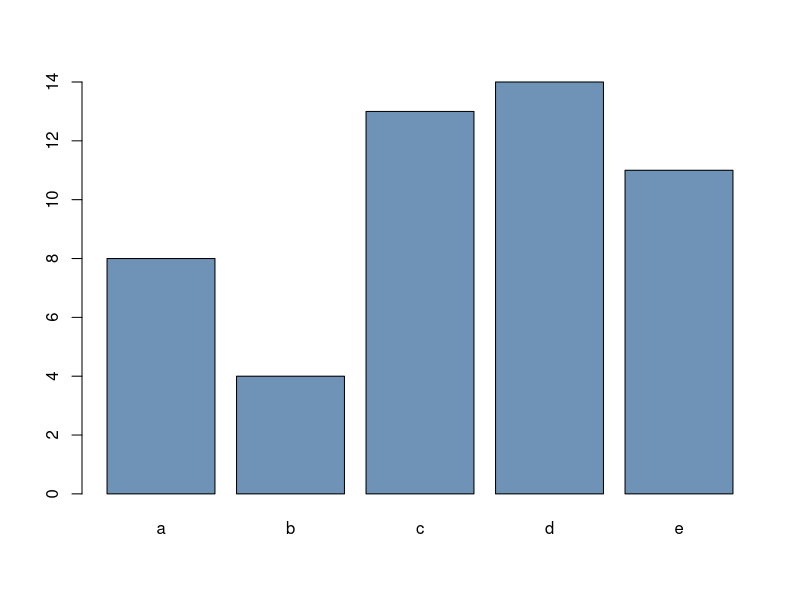

Source code (R):
# Title: bar_2
# Author: Bolun Xu
# Version: 1.0
# Date: 2025/3/28
# Description: barplot 柱状图 颜色

# create dummy data
data <- data.frame(
  name=letters[1:5],
  value=sample(seq(4,15),5)
)

barplot(height = data$value, names = data$name,
        , col=rgb(0.2,0.4,0.6,0.7)  # 改颜色
)